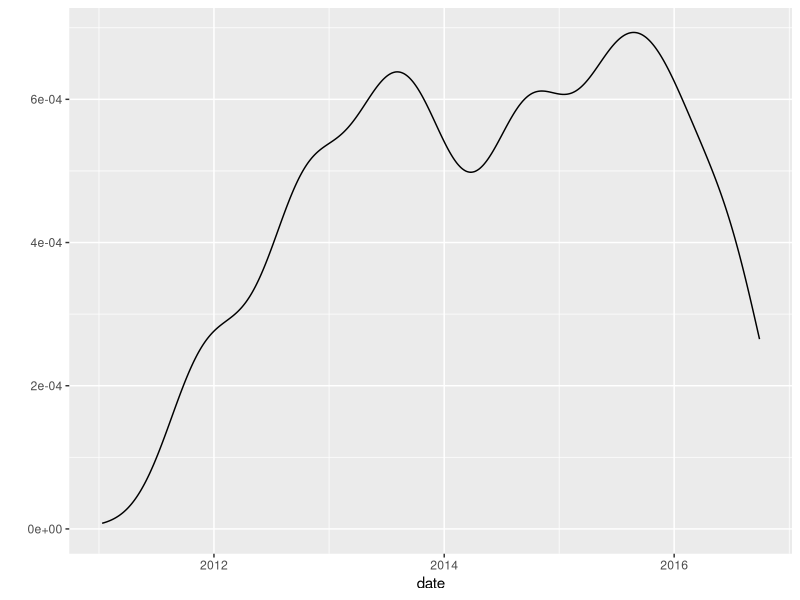
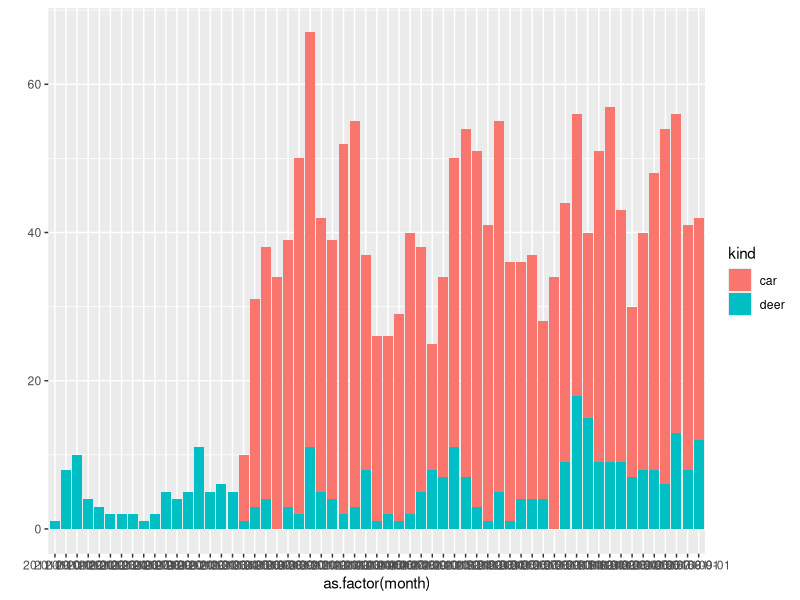

Recreate these plots in R, in order.
library(lubridate)
library(ggplot2)
library(plyr)
library(scales)

deer_incidents <- read.csv("data/mt-lebanon-deer-incidents.csv",
                           as.is=c(1,6))
deer_incidents <- transform(deer_incidents, date = mdy(Incident.Date))
deer_incidents <- transform(deer_incidents, Incident.Date = NULL)

qplot(date, data = deer_incidents, geom = "density")

### For context, compare deer-related car accidents with all car accidents.

deer_accidents <- subset(deer_incidents, Vehicle.Involved == "X")
deer_accidents <- transform(deer_accidents, vehicles=1, Vehicle.Involved=NULL)

car_accidents <- read.csv("data/police-blotter/accidents.csv")
car_accidents <- transform(car_accidents, date = ymd(date), time = hm(time))

## The car-accident data come from the accidents section of police
## blotters. The blotters are published weekly, but we can't take for
## granted that the blotters will each cover exactly 7 days worth of
## reporting, or that there won't be missing blotters. Therefore, to
## determine the years worth of data coverage we have, we add up the
## dates covered by the individual police blotters in our data set.
pbdates <- read.csv("data/police-blotter/police_blotter_date_ranges.csv")
pbdates <- mutate(pbdates,
                  from = mdy(from),
                  to = mdy(to),
                  years = (to - from) / dyears(1) + 1/365)  # Inclusive.
if (length(unique(pbdates$years)) > 1) {
  ## Right now, all of the blotters cover 7 days. If that ever changes,
  ## we ought to verify that there wasn't a data-entry error.
  stop("Check dates on police blotters for inconsistencies.")
}
police_blotter_data_coverage_in_years <- sum(pbdates$years)

deer_accidents_in_car_accidents_date_range <-
  subset(deer_accidents, (date >= min(car_accidents$date) &
                          date <= max(car_accidents$date)))

deer_accidents_included_in_car_accidents <-
  subset(deer_accidents_in_car_accidents_date_range,
         date %in% car_accidents$date)

deer_accidents_missing_in_car_accidents <-
  subset(deer_accidents_in_car_accidents_date_range,
         ! date %in% car_accidents$date)

combined_accidents <-
  rbind(data.frame(date = deer_accidents$date, kind = "deer", vehicles = 1),
        data.frame(date = car_accidents$date,  kind = "car",
                   vehicles = car_accidents$vehicles))

combined_accidents <-
  transform(combined_accidents, month = floor_date(date, "month"))

qplot(as.factor(month), data = combined_accidents,
      weight = vehicles, fill = kind)

combined_accidents_by_month <-
  ddply(combined_accidents, .(month, kind), summarize, vehicles = sum(vehicles))

summarize(car_accidents, vehicles = sum(vehicles))


### In terms of injury risk, how do deer incidents compare to car accidents?

## First, deer-related incidents.
(deer_injury_incidents <- sum(deer_incidents$Person.Injured == "X"))
(deer_incident_years <- diff(range(deer_incidents$date)) / dyears(1))
(deer_injury_incidents_per_year <- deer_injury_incidents / deer_incident_years)

## Next, car-related incidents.
(car_injury_incidents <- sum(car_accidents$injuries > 0))
(car_incident_years <- police_blotter_data_coverage_in_years)
(car_injury_incidents_per_year <- car_injury_incidents / car_incident_years)

(relative_risk_of_injury_car_to_deer <-
 car_injury_incidents_per_year / deer_injury_incidents_per_year)
